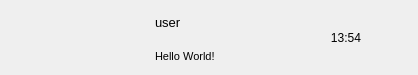
<?xml version="1.0" encoding="UTF-8"?>
<ui version="4.0">
 <class>ChatUserWid</class>
 <widget class="QWidget" name="ChatUserWid">
  <property name="geometry">
   <rect>
    <x>0</x>
    <y>0</y>
    <width>418</width>
    <height>75</height>
   </rect>
  </property>
  <property name="minimumSize">
   <size>
    <width>0</width>
    <height>75</height>
   </size>
  </property>
  <property name="maximumSize">
   <size>
    <width>16777215</width>
    <height>75</height>
   </size>
  </property>
  <property name="windowTitle">
   <string>Form</string>
  </property>
  <layout class="QHBoxLayout" name="horizontalLayout">
   <property name="spacing">
    <number>5</number>
   </property>
   <property name="leftMargin">
    <number>6</number>
   </property>
   <property name="topMargin">
    <number>2</number>
   </property>
   <property name="rightMargin">
    <number>6</number>
   </property>
   <property name="bottomMargin">
    <number>2</number>
   </property>
   <item>
    <widget class="QWidget" name="icon_wid" native="true">
     <property name="sizePolicy">
      <sizepolicy hsizetype="Fixed" vsizetype="Fixed">
       <horstretch>0</horstretch>
       <verstretch>0</verstretch>
      </sizepolicy>
     </property>
     <property name="minimumSize">
      <size>
       <width>60</width>
       <height>60</height>
      </size>
     </property>
     <property name="maximumSize">
      <size>
       <width>60</width>
       <height>60</height>
      </size>
     </property>
     <widget class="QLabel" name="icon_lb">
      <property name="geometry">
       <rect>
        <x>7</x>
        <y>12</y>
        <width>45</width>
        <height>45</height>
       </rect>
      </property>
      <property name="minimumSize">
       <size>
        <width>45</width>
        <height>45</height>
       </size>
      </property>
      <property name="maximumSize">
       <size>
        <width>45</width>
        <height>45</height>
       </size>
      </property>
      <property name="text">
       <string/>
      </property>
      <property name="alignment">
       <set>Qt::AlignCenter</set>
      </property>
     </widget>
     <widget class="QLabel" name="red_point">
      <property name="geometry">
       <rect>
        <x>27</x>
        <y>0</y>
        <width>30</width>
        <height>30</height>
       </rect>
      </property>
      <property name="minimumSize">
       <size>
        <width>30</width>
        <height>30</height>
       </size>
      </property>
      <property name="maximumSize">
       <size>
        <width>30</width>
        <height>30</height>
       </size>
      </property>
      <property name="text">
       <string/>
      </property>
     </widget>
    </widget>
   </item>
   <item>
    <widget class="QWidget" name="user_info_wid" native="true">
     <property name="minimumSize">
      <size>
       <width>120</width>
       <height>0</height>
      </size>
     </property>
     <property name="maximumSize">
      <size>
       <width>120</width>
       <height>16777215</height>
      </size>
     </property>
     <layout class="QVBoxLayout" name="verticalLayout">
      <property name="leftMargin">
       <number>2</number>
      </property>
      <property name="topMargin">
       <number>5</number>
      </property>
      <property name="rightMargin">
       <number>2</number>
      </property>
      <property name="bottomMargin">
       <number>5</number>
      </property>
      <item>
       <widget class="QLabel" name="user_name_lb">
        <property name="minimumSize">
         <size>
          <width>0</width>
          <height>30</height>
         </size>
        </property>
        <property name="maximumSize">
         <size>
          <width>16777215</width>
          <height>30</height>
         </size>
        </property>
        <property name="font">
         <font>
          <pointsize>10</pointsize>
         </font>
        </property>
        <property name="text">
         <string>user</string>
        </property>
       </widget>
      </item>
      <item>
       <widget class="QLabel" name="user_chat_lb">
        <property name="minimumSize">
         <size>
          <width>0</width>
          <height>30</height>
         </size>
        </property>
        <property name="maximumSize">
         <size>
          <width>130</width>
          <height>30</height>
         </size>
        </property>
        <property name="font">
         <font>
          <pointsize>8</pointsize>
         </font>
        </property>
        <property name="text">
         <string>Hello World!</string>
        </property>
       </widget>
      </item>
     </layout>
    </widget>
   </item>
   <item>
    <widget class="QWidget" name="time_wid" native="true">
     <property name="sizePolicy">
      <sizepolicy hsizetype="Fixed" vsizetype="Fixed">
       <horstretch>0</horstretch>
       <verstretch>0</verstretch>
      </sizepolicy>
     </property>
     <property name="minimumSize">
      <size>
       <width>50</width>
       <height>50</height>
      </size>
     </property>
     <property name="maximumSize">
      <size>
       <width>50</width>
       <height>50</height>
      </size>
     </property>
     <widget class="QLabel" name="time_lb">
      <property name="geometry">
       <rect>
        <x>0</x>
        <y>20</y>
        <width>54</width>
        <height>12</height>
       </rect>
      </property>
      <property name="text">
       <string>13:54</string>
      </property>
      <property name="alignment">
       <set>Qt::AlignCenter</set>
      </property>
     </widget>
    </widget>
   </item>
  </layout>
 </widget>
 <resources/>
 <connections/>
</ui>
